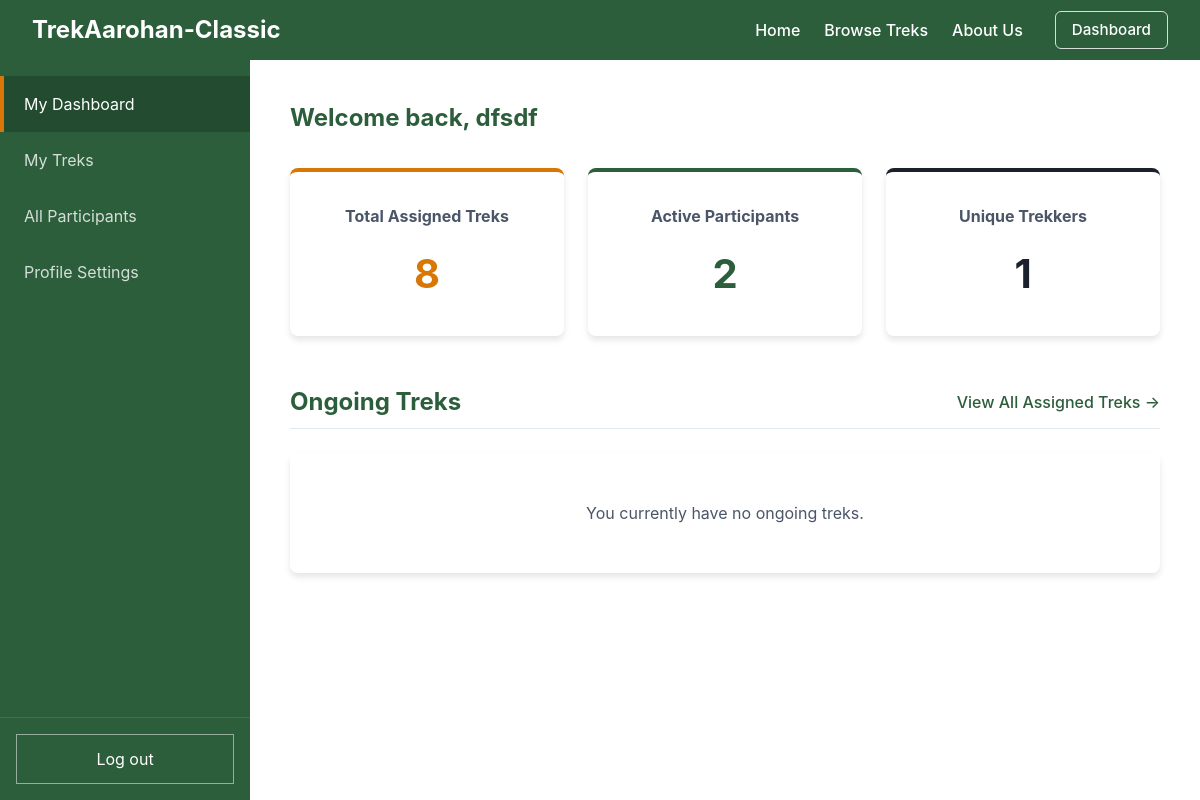
/staff/dashboard (signed in), run on an earlier commit of the app's database.
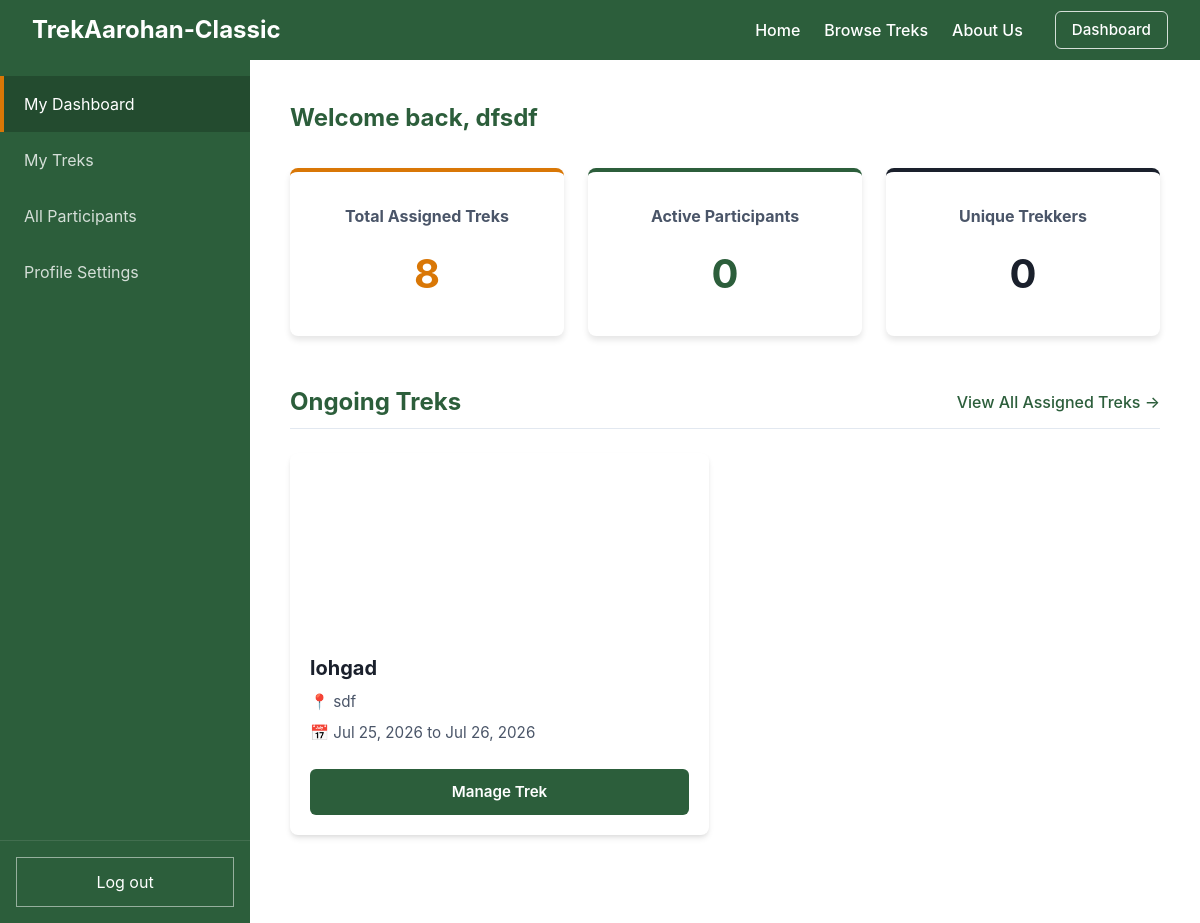
And on a later commit of the database.
### models.py (models this page shows)
class Trek(db.Model):
    __tablename__ = "trek"
    id = db.Column(db.Integer, primary_key=True, autoincrement=True)
    name = db.Column(db.String(100), nullable=False)
    description = db.Column(db.Text, nullable=True)
    difficulty = db.Column(db.String(20), nullable=False)  # "easy", "medium", "hard"
    location = db.Column(db.String(100), nullable=False)
    slots_available = db.Column(db.Integer, nullable=False)
    start_date = db.Column(db.Date, nullable=False)
    end_date = db.Column(db.Date, nullable=False)
    status = db.Column(db.String(20), default="open", nullable=False)  # "open", "full", "ongoing", "completed", "cancelled"
    assigned_staff_id = db.Column(db.Integer, db.ForeignKey("user.id"), nullable=False)
    cover_image = db.Column(db.String(255), nullable=True)
    price = db.Column(db.Float, default=0.0, nullable=False)
    bookings = db.relationship("Booking", backref="trek", lazy=True)

### app.py (the view)
    @app.route("/staff/dashboard")
    @login_required
    def staff_dashboard():
        if current_user.role != 1 or not current_user.is_approved:
            return redirect(url_for("home"))
        assigned_treks = Trek.query.filter_by(assigned_staff_id=current_user.id).all()
        total_treks = len(assigned_treks)
        active_trek_ids = [t.id for t in assigned_treks if t.status not in ["completed", "cancelled"]]
        active_participants = 0
        if active_trek_ids:
            active_participants = Booking.query.filter(Booking.trek_id.in_(active_trek_ids), Booking.status == "booked").count()
        all_trek_ids = [t.id for t in assigned_treks]
        unique_trekkers = 0
        if all_trek_ids:
            unique_trekkers = db.session.query(Booking.user_id).filter(Booking.trek_id.in_(all_trek_ids), Booking.status == "booked").distinct().count()
        ongoing_treks_list = [t for t in assigned_treks if t.status == "ongoing"]
        return render_template("staff_dashboard.html", total_treks=total_treks, active_participants=active_participants, unique_trekkers=unique_trekkers, ongoing_treks=ongoing_treks_list)

### templates/staff_dashboard.html (shortened to what this page needs)
{% extends "staff_base.html" %}
{% set active_page = "dashboard" %}
{% block dashboard_content %}
    <h2 style="color: var(--primary-color);">Welcome back, {{ current_user.name }}</h2>
    <div style="display: grid; grid-template-columns: repeat(auto-fit, minmax(200px, 1fr)); gap: 1.5rem; margin-top: 2rem; margin-bottom: 3rem;">
        <div class="card" style="text-align: center; border-top: 4px solid var(--accent-color);">
            <h3 style="color: var(--secondary-color); font-size: 1rem; margin-top: 0;">Total Assigned Treks</h3>
            <p style="font-size: 2.5rem; font-weight: bold; margin: 0; color: var(--accent-color);">{{ total_treks }}</p>
        </div>
        <div class="card" style="text-align: center; border-top: 4px solid var(--primary-color);">
            <h3 style="color: var(--secondary-color); font-size: 1rem; margin-top: 0;">Active Participants</h3>
            <p style="font-size: 2.5rem; font-weight: bold; margin: 0; color: var(--primary-color);">{{ active_participants }}</p>
        </div>
        <div class="card" style="text-align: center; border-top: 4px solid var(--text-color);">
            <h3 style="color: var(--secondary-color); font-size: 1rem; margin-top: 0;">Unique Trekkers</h3>
            <p style="font-size: 2.5rem; font-weight: bold; margin: 0; color: var(--text-color);">{{ unique_trekkers }}</p>
        </div>
    </div>
    <div style="margin-bottom: 3rem;">
        <div style="display: flex; justify-content: space-between; align-items: center; border-bottom: 1px solid var(--border-color); padding-bottom: 0.5rem; margin-bottom: 1.5rem;">
            <h2 style="margin: 0; font-size: 1.5rem;">Ongoing Treks</h2>
            <a href="{{ url_for('staff_treks') }}" style="color: var(--primary-color); text-decoration: none; font-weight: 500;">View All Assigned Treks &rarr;</a>
        </div>
        {% if ongoing_treks %}
        <div style="display: grid; grid-template-columns: repeat(auto-fill, minmax(280px, 1fr)); gap: 2rem;">
            {% for t in ongoing_treks %}
            <div class="card" style="padding: 0; overflow: hidden; display: flex; flex-direction: column; box-shadow: 0 4px 6px -1px rgba(0, 0, 0, 0.1), 0 2px 4px -1px rgba(0, 0, 0, 0.06); transition: transform 0.2s;">
                {% if t.cover_image %}
                    <div style="height: 180px; background-image: url('{{ url_for('static', filename='uploads/' ~ t.cover_image) }}'); background-size: cover; background-position: center;"></div>
                {% else %}
                    <div style="height: 180px; background-image: url('{{ url_for('static', filename='images/trek.jpg') }}'); background-size: cover; background-position: center;"></div>
                {% endif %}
                <div style="padding: 1.25rem; display: flex; flex-direction: column; flex-grow: 1;">
                    <h3 style="margin: 0 0 0.5rem 0; font-size: 1.25rem;">{{ t.name }}</h3>
                    <p style="color: var(--secondary-color); font-size: 0.95rem; margin: 0 0 0.5rem 0;">📍 {{ t.location }}</p>
                    <p style="color: var(--secondary-color); font-size: 0.95rem; margin: 0 0 1.5rem 0;">📅 {{ t.start_date.strftime('%b %d, %Y') }} to {{ t.end_date.strftime('%b %d, %Y') }}</p>
                    <div style="margin-top: auto; text-align: center;">
                        <a href="{{ url_for('staff_trek_manage', trek_id=t.id) }}" class="btn btn-primary" style="width: 100%; display: block; box-sizing: border-box;">Manage Trek</a>
                    </div>
                </div>
            </div>
            {% endfor %}
        </div>
        {% else %}
        <div class="card" style="text-align: center; padding: 3rem; color: var(--secondary-color);">
            <p style="margin: 0;">You currently have no ongoing treks.</p>
        </div>
        {% endif %}
    </div>
{% endblock %}

What changed in the data, as far as the page shows it:
now on this page (row edited): Trek: name "lohgad", location "sdf", start_date "Jul 25, 2026", end_date "Jul 26, 2026"
Also different on the page:
{{ active_participants }}: "2" → "0"
{{ unique_trekkers }}: "1" → "0"
text no longer shown: "You currently have no ongoing treks."
